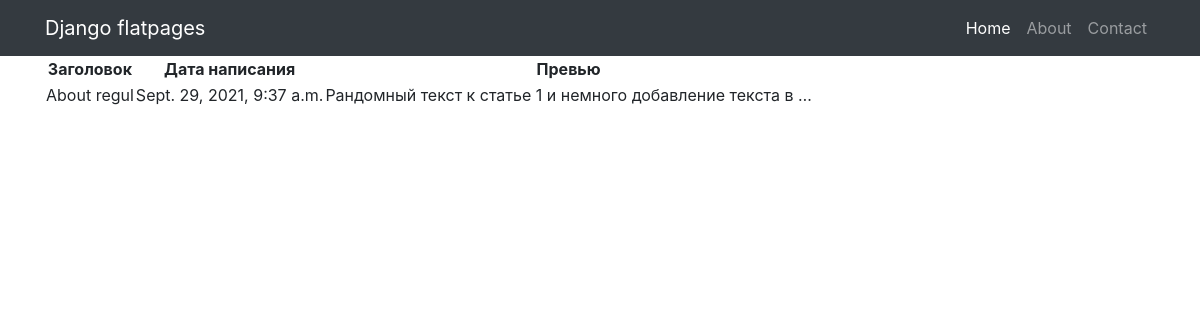
The page /postlist/12 on the database its author committed.
### Newapp/models.py (models this page shows, shortened)
class Post(models.Model):
    news = 'NW'
    article = 'AR'
    FieldChoise = [
        (article, 'статья'),
        (news, 'новость')
    ]
    post_author = models.ForeignKey(Author, on_delete=models.CASCADE, null=True)
    time_wr = models.DateTimeField(auto_now_add=True)
    post_category = models.ManyToManyField(Category, through='PostCategory')
    title = models.CharField(max_length=64)
    post_text = models.TextField()
    field_choise = models.CharField(max_length=2,
                                    choices=FieldChoise,
                                    default=article)
    rating_post = models.FloatField(default=0.0)

### Newapp/views.py (the view)
# urls.py: path('<int:pk>', PostDetailView.as_view(), name='post_detail'),
class PostDetailView(DetailView):
    template_name = "flatpages/post_detail.html"
    queryset = Post.objects.all()

### templates/flatpages/post_detail.html (shortened to what this page needs)
{% extends 'flatpages/default.html' %}
{% block content %}
<table>
    <thead>
        <th>
            Заголовок
        </th>
        <th>
            Дата написания
        </th>
        <th>
            Превью
        </th>
    </thead>
    <tr>
        <td>
            {{ post.title}}
        </td>
        <td>
            {{ post.time_wr}}
        </td>
        <td>
            {{ post.post_text|truncatewords:10 }}
        </td>
    </tr>
</table>
{% endblock content %}

### rows shown on the page
Post: title "About regul", time_wr "Sept. 29, 2021, 9:37 a.m.", post_text "Рандомный текст к статье 1 и немного добавление текста в …"
